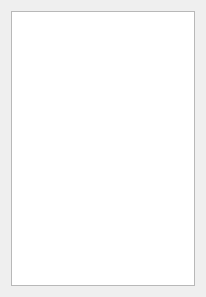
<?xml version="1.0" encoding="UTF-8"?>
<ui version="4.0">
 <class>DapUiChainNodeLogs</class>
 <widget class="QWidget" name="DapUiChainNodeLogs">
  <property name="geometry">
   <rect>
    <x>0</x>
    <y>0</y>
    <width>206</width>
    <height>297</height>
   </rect>
  </property>
  <property name="sizePolicy">
   <sizepolicy hsizetype="Preferred" vsizetype="Fixed">
    <horstretch>0</horstretch>
    <verstretch>0</verstretch>
   </sizepolicy>
  </property>
  <property name="minimumSize">
   <size>
    <width>0</width>
    <height>0</height>
   </size>
  </property>
  <property name="windowTitle">
   <string>Form</string>
  </property>
  <layout class="QVBoxLayout" name="verticalLayout">
   <item>
    <widget class="QTextEdit" name="Logs"/>
   </item>
  </layout>
 </widget>
 <resources/>
 <connections/>
</ui>
